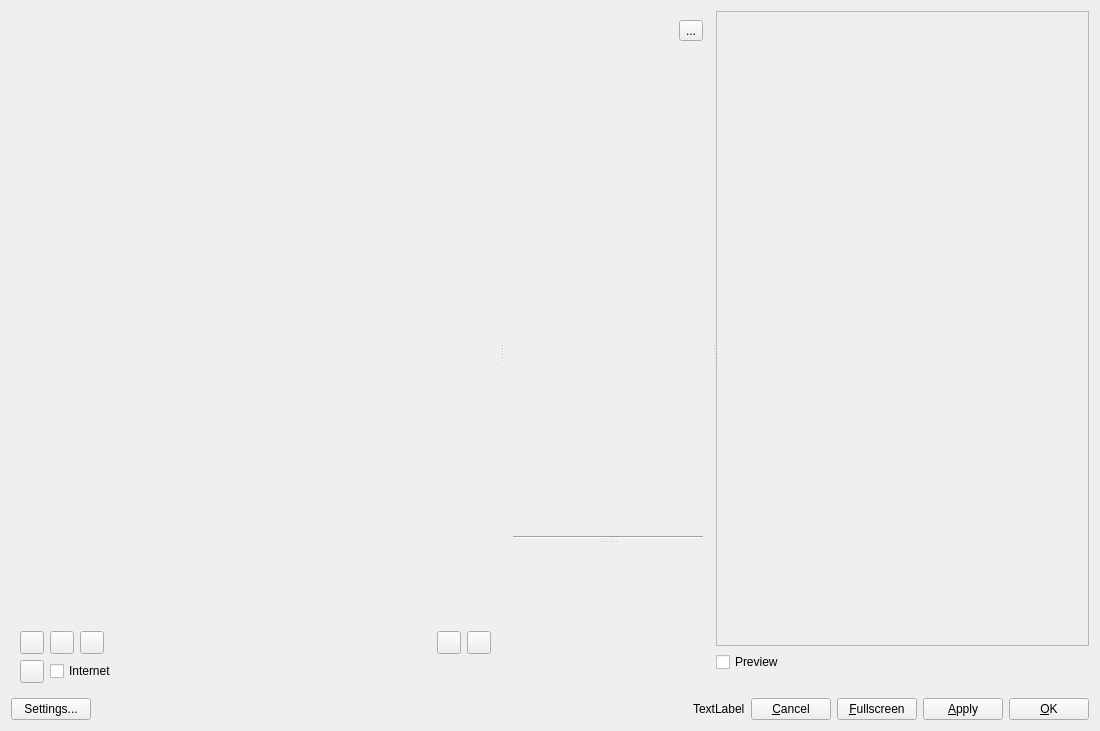
<?xml version="1.0" encoding="UTF-8"?>
<ui version="4.0">
 <class>MainWindow</class>
 <widget class="QWidget" name="MainWindow">
  <property name="geometry">
   <rect>
    <x>0</x>
    <y>0</y>
    <width>1100</width>
    <height>731</height>
   </rect>
  </property>
  <property name="windowTitle">
   <string>Form</string>
  </property>
  <layout class="QVBoxLayout" name="verticalLayout_3" stretch="1,0">
   <item>
    <widget class="QSplitter" name="splitter">
     <property name="orientation">
      <enum>Qt::Horizontal</enum>
     </property>
     <widget class="QFrame" name="filtersFrame">
      <property name="sizePolicy">
       <sizepolicy hsizetype="Preferred" vsizetype="Preferred">
        <horstretch>0</horstretch>
        <verstretch>0</verstretch>
       </sizepolicy>
      </property>
      <property name="frameShape">
       <enum>QFrame::NoFrame</enum>
      </property>
      <property name="frameShadow">
       <enum>QFrame::Raised</enum>
      </property>
      <layout class="QVBoxLayout" name="verticalLayout_2" stretch="0,1,0,0">
       <property name="leftMargin">
        <number>0</number>
       </property>
       <property name="rightMargin">
        <number>0</number>
       </property>
       <item>
        <widget class="SearchFieldWidget" name="searchField" native="true">
         <property name="focusPolicy">
          <enum>Qt::StrongFocus</enum>
         </property>
        </widget>
       </item>
       <item>
        <widget class="FiltersView" name="filtersView" native="true"/>
       </item>
       <item>
        <widget class="QWidget" name="widget_2" native="true">
         <layout class="QHBoxLayout" name="horizontalLayout_8">
          <property name="topMargin">
           <number>0</number>
          </property>
          <property name="bottomMargin">
           <number>0</number>
          </property>
          <item>
           <widget class="QToolButton" name="tbAddFave">
            <property name="sizePolicy">
             <sizepolicy hsizetype="Fixed" vsizetype="Preferred">
              <horstretch>0</horstretch>
              <verstretch>0</verstretch>
             </sizepolicy>
            </property>
            <property name="text">
             <string/>
            </property>
           </widget>
          </item>
          <item>
           <widget class="QToolButton" name="tbRemoveFave">
            <property name="sizePolicy">
             <sizepolicy hsizetype="Fixed" vsizetype="Preferred">
              <horstretch>0</horstretch>
              <verstretch>0</verstretch>
             </sizepolicy>
            </property>
            <property name="text">
             <string/>
            </property>
           </widget>
          </item>
          <item>
           <widget class="QToolButton" name="tbRenameFave">
            <property name="sizePolicy">
             <sizepolicy hsizetype="Fixed" vsizetype="Preferred">
              <horstretch>0</horstretch>
              <verstretch>0</verstretch>
             </sizepolicy>
            </property>
            <property name="text">
             <string/>
            </property>
           </widget>
          </item>
          <item>
           <spacer name="horizontalSpacer">
            <property name="orientation">
             <enum>Qt::Horizontal</enum>
            </property>
            <property name="sizeHint" stdset="0">
             <size>
              <width>40</width>
              <height>20</height>
             </size>
            </property>
           </spacer>
          </item>
          <item>
           <widget class="QToolButton" name="tbSelectionMode">
            <property name="text">
             <string/>
            </property>
           </widget>
          </item>
          <item>
           <widget class="QToolButton" name="tbExpandCollapse">
            <property name="sizePolicy">
             <sizepolicy hsizetype="Fixed" vsizetype="Preferred">
              <horstretch>0</horstretch>
              <verstretch>0</verstretch>
             </sizepolicy>
            </property>
            <property name="text">
             <string/>
            </property>
           </widget>
          </item>
         </layout>
        </widget>
       </item>
       <item>
        <widget class="QWidget" name="widget" native="true">
         <layout class="QHBoxLayout" name="horizontalLayout_7">
          <property name="topMargin">
           <number>0</number>
          </property>
          <property name="bottomMargin">
           <number>0</number>
          </property>
          <item>
           <widget class="QToolButton" name="tbUpdateFilters">
            <property name="sizePolicy">
             <sizepolicy hsizetype="Fixed" vsizetype="Preferred">
              <horstretch>0</horstretch>
              <verstretch>0</verstretch>
             </sizepolicy>
            </property>
            <property name="text">
             <string/>
            </property>
           </widget>
          </item>
          <item>
           <widget class="QCheckBox" name="cbInternetUpdate">
            <property name="toolTip">
             <string>&lt;html&gt;&lt;head/&gt;&lt;body&gt;&lt;p&gt;Download filter definitions from remote sources&lt;/p&gt;&lt;/body&gt;&lt;/html&gt;</string>
            </property>
            <property name="text">
             <string>Internet</string>
            </property>
           </widget>
          </item>
         </layout>
        </widget>
       </item>
      </layout>
     </widget>
     <widget class="QFrame" name="parametersPanel">
      <property name="sizePolicy">
       <sizepolicy hsizetype="MinimumExpanding" vsizetype="Preferred">
        <horstretch>0</horstretch>
        <verstretch>0</verstretch>
       </sizepolicy>
      </property>
      <property name="frameShape">
       <enum>QFrame::NoFrame</enum>
      </property>
      <property name="frameShadow">
       <enum>QFrame::Raised</enum>
      </property>
      <layout class="QVBoxLayout" name="verticalLayout_5">
       <item>
        <widget class="QSplitter" name="verticalSplitter">
         <property name="orientation">
          <enum>Qt::Vertical</enum>
         </property>
         <property name="handleWidth">
          <number>6</number>
         </property>
         <widget class="QWidget" name="widget_3" native="true">
          <property name="minimumSize">
           <size>
            <width>0</width>
            <height>150</height>
           </size>
          </property>
          <layout class="QVBoxLayout" name="verticalLayout_4">
           <property name="leftMargin">
            <number>0</number>
           </property>
           <property name="topMargin">
            <number>0</number>
           </property>
           <property name="rightMargin">
            <number>0</number>
           </property>
           <property name="bottomMargin">
            <number>0</number>
           </property>
           <item>
            <layout class="QHBoxLayout" name="horizontalLayout_6">
             <item>
              <widget class="QLabel" name="filterName">
               <property name="sizePolicy">
                <sizepolicy hsizetype="Preferred" vsizetype="Fixed">
                 <horstretch>0</horstretch>
                 <verstretch>0</verstretch>
                </sizepolicy>
               </property>
               <property name="text">
                <string/>
               </property>
              </widget>
             </item>
             <item>
              <widget class="QToolButton" name="tbResetParameters">
               <property name="text">
                <string>...</string>
               </property>
              </widget>
             </item>
            </layout>
           </item>
           <item>
            <widget class="QScrollArea" name="scrollAreaParameters">
             <property name="sizePolicy">
              <sizepolicy hsizetype="Preferred" vsizetype="Expanding">
               <horstretch>0</horstretch>
               <verstretch>0</verstretch>
              </sizepolicy>
             </property>
             <property name="frameShape">
              <enum>QFrame::NoFrame</enum>
             </property>
             <property name="horizontalScrollBarPolicy">
              <enum>Qt::ScrollBarAsNeeded</enum>
             </property>
             <property name="sizeAdjustPolicy">
              <enum>QAbstractScrollArea::AdjustToContents</enum>
             </property>
             <property name="widgetResizable">
              <bool>true</bool>
             </property>
             <widget class="QWidget" name="scrollAreaWidgetContents_2">
              <property name="geometry">
               <rect>
                <x>0</x>
                <y>0</y>
                <width>166</width>
                <height>470</height>
               </rect>
              </property>
              <layout class="QVBoxLayout" name="verticalLayout_6">
               <item>
                <widget class="FilterParametersWidget" name="filterParams" native="true">
                 <property name="sizePolicy">
                  <sizepolicy hsizetype="Preferred" vsizetype="Preferred">
                   <horstretch>0</horstretch>
                   <verstretch>0</verstretch>
                  </sizepolicy>
                 </property>
                 <property name="focusPolicy">
                  <enum>Qt::NoFocus</enum>
                 </property>
                </widget>
               </item>
              </layout>
             </widget>
            </widget>
           </item>
           <item>
            <spacer name="verticalSpacer">
             <property name="orientation">
              <enum>Qt::Vertical</enum>
             </property>
             <property name="sizeType">
              <enum>QSizePolicy::Fixed</enum>
             </property>
             <property name="sizeHint" stdset="0">
              <size>
               <width>20</width>
               <height>9</height>
              </size>
             </property>
            </spacer>
           </item>
           <item>
            <widget class="Line" name="vSplitterLine">
             <property name="orientation">
              <enum>Qt::Horizontal</enum>
             </property>
            </widget>
           </item>
          </layout>
         </widget>
         <widget class="InOutPanel" name="inOutSelector" native="true">
          <property name="sizePolicy">
           <sizepolicy hsizetype="Preferred" vsizetype="Preferred">
            <horstretch>0</horstretch>
            <verstretch>0</verstretch>
           </sizepolicy>
          </property>
          <property name="autoFillBackground">
           <bool>false</bool>
          </property>
         </widget>
        </widget>
       </item>
      </layout>
     </widget>
     <widget class="QWidget" name="previewPanel" native="true">
      <layout class="QVBoxLayout" name="verticalLayout" stretch="1,0,0">
       <property name="leftMargin">
        <number>0</number>
       </property>
       <property name="topMargin">
        <number>0</number>
       </property>
       <property name="rightMargin">
        <number>0</number>
       </property>
       <property name="bottomMargin">
        <number>0</number>
       </property>
       <item>
        <widget class="QFrame" name="previewFrame">
         <property name="frameShape">
          <enum>QFrame::StyledPanel</enum>
         </property>
         <property name="frameShadow">
          <enum>QFrame::Raised</enum>
         </property>
         <layout class="QVBoxLayout" name="verticalLayout_7">
          <property name="spacing">
           <number>2</number>
          </property>
          <property name="leftMargin">
           <number>2</number>
          </property>
          <property name="topMargin">
           <number>2</number>
          </property>
          <property name="rightMargin">
           <number>2</number>
          </property>
          <property name="bottomMargin">
           <number>2</number>
          </property>
          <item>
           <widget class="PreviewWidget" name="previewWidget" native="true">
            <property name="focusPolicy">
             <enum>Qt::StrongFocus</enum>
            </property>
           </widget>
          </item>
         </layout>
        </widget>
       </item>
       <item>
        <layout class="QHBoxLayout" name="horizontalLayout_2">
         <item>
          <widget class="QCheckBox" name="cbPreview">
           <property name="toolTip">
            <string>&lt;html&gt;&lt;head/&gt;&lt;body&gt;&lt;p&gt;Enable/disable preview&lt;br/&gt;(Ctrl+P)&lt;br/&gt;(right click on preview image for instant swapping)&lt;/p&gt;&lt;/body&gt;&lt;/html&gt;</string>
           </property>
           <property name="text">
            <string>Preview</string>
           </property>
          </widget>
         </item>
         <item>
          <spacer name="horizontalSpacer_2">
           <property name="orientation">
            <enum>Qt::Horizontal</enum>
           </property>
           <property name="sizeHint" stdset="0">
            <size>
             <width>40</width>
             <height>20</height>
            </size>
           </property>
          </spacer>
         </item>
         <item>
          <widget class="ZoomLevelSelector" name="zoomLevelSelector" native="true">
           <property name="minimumSize">
            <size>
             <width>40</width>
             <height>0</height>
            </size>
           </property>
          </widget>
         </item>
        </layout>
       </item>
       <item>
        <widget class="QWidget" name="belowPreviewWidget" native="true">
         <layout class="QHBoxLayout" name="horizontalLayout_5" stretch="1,0">
          <property name="leftMargin">
           <number>0</number>
          </property>
          <property name="topMargin">
           <number>0</number>
          </property>
          <property name="rightMargin">
           <number>0</number>
          </property>
          <property name="bottomMargin">
           <number>0</number>
          </property>
          <item>
           <widget class="QWidget" name="belowPreviewPadding" native="true">
            <property name="sizePolicy">
             <sizepolicy hsizetype="Expanding" vsizetype="Preferred">
              <horstretch>0</horstretch>
              <verstretch>0</verstretch>
             </sizepolicy>
            </property>
           </widget>
          </item>
          <item>
           <widget class="QLabel" name="logosLabel">
            <property name="sizePolicy">
             <sizepolicy hsizetype="Preferred" vsizetype="Preferred">
              <horstretch>0</horstretch>
              <verstretch>0</verstretch>
             </sizepolicy>
            </property>
            <property name="text">
             <string/>
            </property>
            <property name="pixmap">
             <pixmap>:/resources/gimp_logos.png</pixmap>
            </property>
            <property name="alignment">
             <set>Qt::AlignCenter</set>
            </property>
           </widget>
          </item>
         </layout>
        </widget>
       </item>
      </layout>
     </widget>
    </widget>
   </item>
   <item>
    <layout class="QHBoxLayout" name="horizontalLayout" stretch="0,1,0,0,0,0,0">
     <item>
      <widget class="QPushButton" name="pbSettings">
       <property name="sizePolicy">
        <sizepolicy hsizetype="Fixed" vsizetype="Fixed">
         <horstretch>0</horstretch>
         <verstretch>0</verstretch>
        </sizepolicy>
       </property>
       <property name="text">
        <string>Settings...</string>
       </property>
      </widget>
     </item>
     <item>
      <widget class="ProgressInfoWidget" name="progressInfoWidget" native="true"/>
     </item>
     <item>
      <widget class="QLabel" name="messageLabel">
       <property name="sizePolicy">
        <sizepolicy hsizetype="Preferred" vsizetype="Preferred">
         <horstretch>0</horstretch>
         <verstretch>0</verstretch>
        </sizepolicy>
       </property>
       <property name="text">
        <string>TextLabel</string>
       </property>
      </widget>
     </item>
     <item>
      <widget class="QPushButton" name="pbCancel">
       <property name="sizePolicy">
        <sizepolicy hsizetype="Fixed" vsizetype="Fixed">
         <horstretch>0</horstretch>
         <verstretch>0</verstretch>
        </sizepolicy>
       </property>
       <property name="text">
        <string>&amp;Cancel</string>
       </property>
      </widget>
     </item>
     <item>
      <widget class="QPushButton" name="pbFullscreen">
       <property name="sizePolicy">
        <sizepolicy hsizetype="Fixed" vsizetype="Fixed">
         <horstretch>0</horstretch>
         <verstretch>0</verstretch>
        </sizepolicy>
       </property>
       <property name="text">
        <string>&amp;Fullscreen</string>
       </property>
      </widget>
     </item>
     <item>
      <widget class="QPushButton" name="pbApply">
       <property name="sizePolicy">
        <sizepolicy hsizetype="Fixed" vsizetype="Fixed">
         <horstretch>0</horstretch>
         <verstretch>0</verstretch>
        </sizepolicy>
       </property>
       <property name="text">
        <string>&amp;Apply</string>
       </property>
      </widget>
     </item>
     <item>
      <widget class="QPushButton" name="pbOk">
       <property name="sizePolicy">
        <sizepolicy hsizetype="Fixed" vsizetype="Fixed">
         <horstretch>0</horstretch>
         <verstretch>0</verstretch>
        </sizepolicy>
       </property>
       <property name="text">
        <string>&amp;OK</string>
       </property>
      </widget>
     </item>
    </layout>
   </item>
  </layout>
 </widget>
 <customwidgets>
  <customwidget>
   <class>ProgressInfoWidget</class>
   <extends>QWidget</extends>
   <header>Widgets/ProgressInfoWidget.h</header>
   <container>1</container>
  </customwidget>
  <customwidget>
   <class>FilterParametersWidget</class>
   <extends>QWidget</extends>
   <header>FilterParameters/FilterParametersWidget.h</header>
   <container>1</container>
  </customwidget>
  <customwidget>
   <class>PreviewWidget</class>
   <extends>QWidget</extends>
   <header>Widgets/PreviewWidget.h</header>
   <container>1</container>
  </customwidget>
  <customwidget>
   <class>SearchFieldWidget</class>
   <extends>QWidget</extends>
   <header>Widgets/SearchFieldWidget.h</header>
   <container>1</container>
  </customwidget>
  <customwidget>
   <class>ZoomLevelSelector</class>
   <extends>QWidget</extends>
   <header>Widgets/ZoomLevelSelector.h</header>
   <container>1</container>
  </customwidget>
  <customwidget>
   <class>FiltersView</class>
   <extends>QWidget</extends>
   <header>FilterSelector/FiltersView/FiltersView.h</header>
   <container>1</container>
  </customwidget>
  <customwidget>
   <class>InOutPanel</class>
   <extends>QWidget</extends>
   <header>Widgets/InOutPanel.h</header>
   <container>1</container>
  </customwidget>
 </customwidgets>
 <tabstops>
  <tabstop>previewWidget</tabstop>
  <tabstop>cbPreview</tabstop>
  <tabstop>pbCancel</tabstop>
  <tabstop>pbFullscreen</tabstop>
  <tabstop>pbApply</tabstop>
  <tabstop>pbOk</tabstop>
 </tabstops>
 <resources/>
 <connections/>
</ui>
